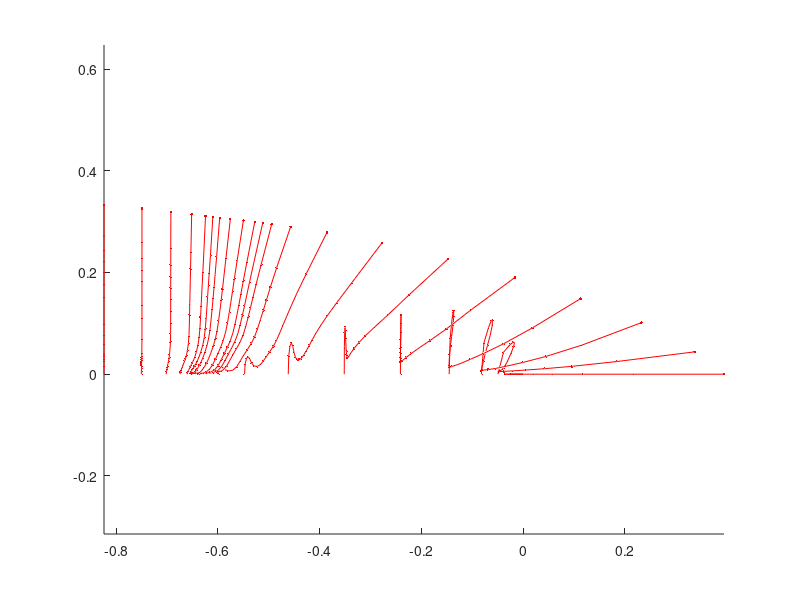
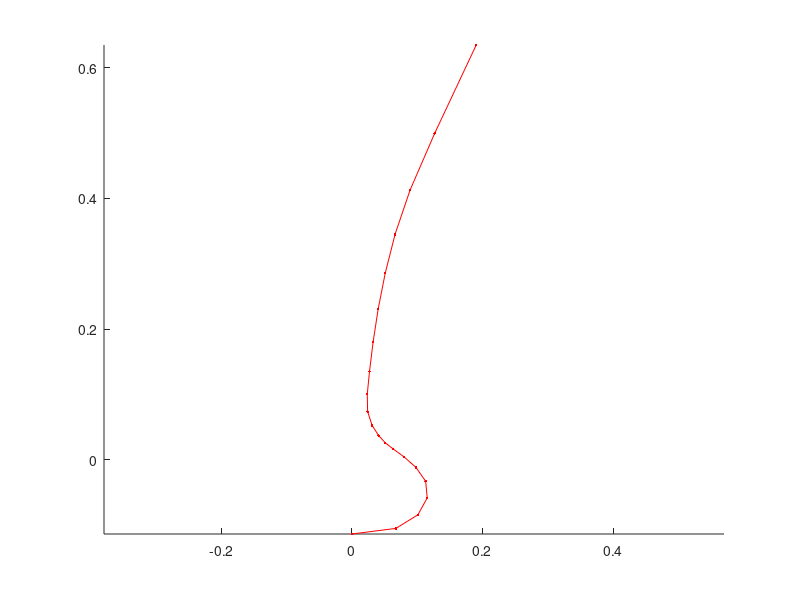

These figures' MATLAB source, in order:
x_bow = load('DTMB5415_bow_offset_x.dat');
y_bow = load('DTMB5415_bow_offset_y.dat');
z_bow = load('DTMB5415_bow_offset_z.dat');

x_main = load('DTMB5415_main_offset_x.dat');
y_main = load('DTMB5415_main_offset_y.dat');
z_main = load('DTMB5415_main_offset_z.dat');


figure; hold on;
for i=1:length(x_bow)
    plot3(x_bow(i,:),y_bow(i,:),z_bow(i,:),'r.-'); 
%    plot3(x_main(i,:),y_main(i,:),z_main(i,:),'b.'); 
%     pause(1)
end
axis equal

figure; hold on;
j = 17;
plot(y_bow(j,:),z_bow(j,:),'r.-')
%plot(y_main(j,:),z_main(j,:),'b.')
axis equal

data_collect = [ y_bow(j,:)' z_bow(j,:)'];
save dtmb_station_17.dat data_collect -ascii